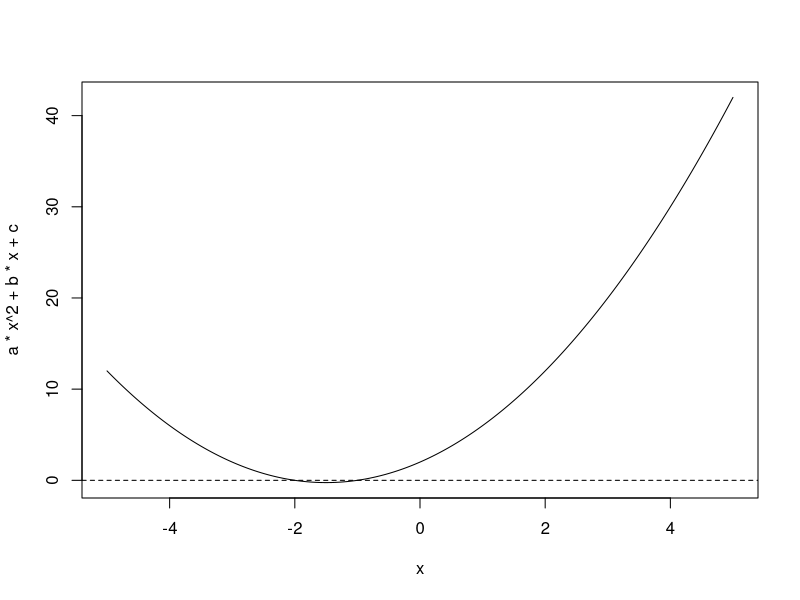

R code for this plot:
## ---- chunk 1
# Assign values to a, b, and c here:
a <- 1
b <- 3
c <- 2
## ---- chunk 2
val <- b^2-4*a*c
## ---- chunk 3
# using if-else statements to print out the corresponding solutions regarding the a, b, and c values plugged in above. 
if (val < 0) { 
  print('There is no solution to the equation.') # if val is less than 0, which means there is no solution to the equation. 
}else if (val == 0) {
  print(paste('There is one solution:' , as.character((-b+sqrt(b^2 - 4*a*c))/2*a))) # if val equals to 0, which means there is only one solution.
}else {
  print(paste('There are two solutions:', as.character((-b+sqrt(b^2 - 4*a*c))/2*a),', ', as.character((-b-sqrt(b^2 - 4*a*c))/2*a) )) # if val is greater than 0, the equation has two distinct solutions. 
  
}
## ---- chunk 4
# assigning x to a range of -5 to 5 giving the length of the sequence to be 300.
x <- seq(-5,5,length = 300)
# plotting the quadratic curve
plot(x, a*x^2 + b*x + c, type = "l")
# adding a horizontal line passing y = 0. The intersection with the quadratic curve confirms the solutions calculated above.  
abline(h = 0, lty = 2)
